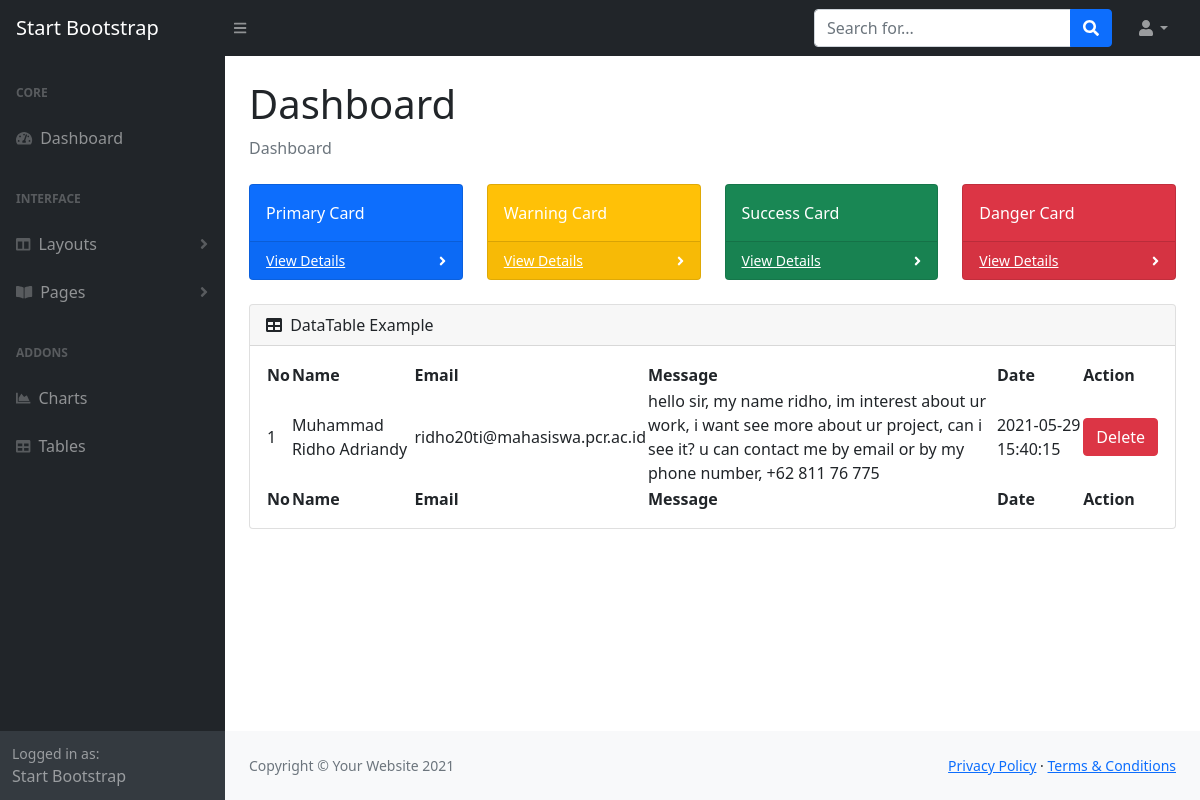
Screenshot of /view/admin.php with the database file from the repository.
### tables this page shows
CREATE TABLE `customer` (
  `id` int(11) NOT NULL,
  `name` varchar(100) NOT NULL,
  `email` varchar(100) NOT NULL,
  `message` text NOT NULL,
  `date` datetime NOT NULL
);

### model/database.php (called while the page is built, shortened)
<?php
    class database {
        var $con;
        function __construct(){
            $this->con = mysqli_connect('localhost','root','','onepage');
    }
    function tampil2() {
        $query = mysqli_query($this->con, "SELECT * FROM customer");
        while($d=mysqli_fetch_array($query)){
            $hasil[]=$d;
        }
        return $hasil;
    }
}
?>

### view/admin.php (the view, shortened to what this page needs)
<?php
    include "../model/database.php";
    $db = new database();
?>
<!DOCTYPE html>
<html lang="en">
<head>
    <link href="https://cdn.jsdelivr.net/npm/simple-datatables@latest/dist/style.css" rel="stylesheet" />
    <link href="css/styles.css" rel="stylesheet" />
    <link href="https://cdn.jsdelivr.net/npm/bootstrap@5.0.1/dist/css/bootstrap.min.css" rel="stylesheet">
</head>
<body class="sb-nav-fixed">
    <nav class="sb-topnav navbar navbar-expand navbar-dark bg-dark">
        <a class="navbar-brand ps-3" href="admin.php">Start Bootstrap</a>
        <button class="btn btn-link btn-sm order-1 order-lg-0 me-4 me-lg-0" id="sidebarToggle" href="#!"><i
                class="fas fa-bars"></i></button>
        <form class="d-none d-md-inline-block form-inline ms-auto me-0 me-md-3 my-2 my-md-0">
            <div class="input-group">
                <input class="form-control" type="text" placeholder="Search for..." aria-label="Search for..."
                    aria-describedby="btnNavbarSearch" />
                <button class="btn btn-primary" id="btnNavbarSearch" type="button"><i
                        class="fas fa-search"></i></button>
            </div>
        </form>
        <ul class="navbar-nav ms-auto ms-md-0 me-3 me-lg-4">
            <li class="nav-item dropdown">
                <a class="nav-link dropdown-toggle" id="navbarDropdown" href="#" role="button" data-bs-toggle="dropdown"
                    aria-expanded="false"><i class="fas fa-user fa-fw"></i></a>
            </li>
        </ul>
    </nav>
    <div id="layoutSidenav">
        <div id="layoutSidenav_nav">
            <nav class="sb-sidenav accordion sb-sidenav-dark" id="sidenavAccordion">
                <div class="sb-sidenav-menu">
                    <div class="nav">
                        <div class="sb-sidenav-menu-heading">Core</div>
                        <a class="nav-link" href="admin.php">
                            <div class="sb-nav-link-icon"><i class="fas fa-tachometer-alt"></i></div>
                            Dashboard
                        </a>
                        <div class="sb-sidenav-menu-heading">Interface</div>
                        <a class="nav-link collapsed" href="#" data-bs-toggle="collapse"
                            data-bs-target="#collapseLayouts" aria-expanded="false" aria-controls="collapseLayouts">
                            <div class="sb-nav-link-icon"><i class="fas fa-columns"></i></div>
                            Layouts
                            <div class="sb-sidenav-collapse-arrow"><i class="fas fa-angle-down"></i></div>
                        </a>
                        <a class="nav-link collapsed" href="#" data-bs-toggle="collapse" data-bs-target="#collapsePages"
                            aria-expanded="false" aria-controls="collapsePages">
                            <div class="sb-nav-link-icon"><i class="fas fa-book-open"></i></div>
                            Pages
                            <div class="sb-sidenav-collapse-arrow"><i class="fas fa-angle-down"></i></div>
                        </a>
                        <div class="sb-sidenav-menu-heading">Addons</div>
                        <a class="nav-link" href="charts.php">
                            <div class="sb-nav-link-icon"><i class="fas fa-chart-area"></i></div>
                            Charts
                        </a>
                        <a class="nav-link" href="tables.php">
                            <div class="sb-nav-link-icon"><i class="fas fa-table"></i></div>
                            Tables
                        </a>
                    </div>
                </div>
                <div class="sb-sidenav-footer">
                    <div class="small">Logged in as:</div>
                    Start Bootstrap
                </div>
            </nav>
        </div>
        <div id="layoutSidenav_content">
            <main>
                <div class="container-fluid px-4">
                    <h1 class="mt-4">Dashboard</h1>
                    <ol class="breadcrumb mb-4">
                        <li class="breadcrumb-item active">Dashboard</li>
                    </ol>
                    <div class="row">
                        <div class="col-xl-3 col-md-6">
                            <div class="card bg-primary text-white mb-4">
                                <div class="card-body">Primary Card</div>
                                <div class="card-footer d-flex align-items-center justify-content-between">
                                    <a class="small text-white stretched-link" href="#">View Details</a>
                                    <div class="small text-white"><i class="fas fa-angle-right"></i></div>
                                </div>
                            </div>
                        </div>
                        <div class="col-xl-3 col-md-6">
                            <div class="card bg-warning text-white mb-4">
                                <div class="card-body">Warning Card</div>
                                <div class="card-footer d-flex align-items-center justify-content-between">
                                    <a class="small text-white stretched-link" href="#">View Details</a>
                                    <div class="small text-white"><i class="fas fa-angle-right"></i></div>
                                </div>
                            </div>
                        </div>
                        <div class="col-xl-3 col-md-6">
                            <div class="card bg-success text-white mb-4">
                                <div class="card-body">Success Card</div>
                                <div class="card-footer d-flex align-items-center justify-content-between">
                                    <a class="small text-white stretched-link" href="#">View Details</a>
                                    <div class="small text-white"><i class="fas fa-angle-right"></i></div>
                                </div>
                            </div>
                        </div>
                        <div class="col-xl-3 col-md-6">
                            <div class="card bg-danger text-white mb-4">
                                <div class="card-body">Danger Card</div>
                                <div class="card-footer d-flex align-items-center justify-content-between">
                                    <a class="small text-white stretched-link" href="#">View Details</a>
                                    <div class="small text-white"><i class="fas fa-angle-right"></i></div>
                                </div>
                            </div>
                        </div>
                    </div>
                    <div class="card mb-4">
                        <div class="card-header">
                            <i class="fas fa-table me-1"></i>
                            DataTable Example
                        </div>
                        <div class="card-body">
                            <table id="datatablesSimple">
                                <thead>
                                    <tr>
                                        <th>No</th>
                                        <th>Name</th>
                                        <th>Email</th>
                                        <th>Message</th>
                                        <th>Date</th>
                                        <th>Action</th>
                                    </tr>
                                </thead>
                                <tfoot>
                                    <tr>
                                        <th>No</th>
                                        <th>Name</th>
                                        <th>Email</th>
                                        <th>Message</th>
                                        <th>Date</th>
                                        <th>Action</th>
                                    </tr>
                                </tfoot>
                                <tbody>
                                    <?php $i = 1; foreach($db->tampil2() as $h) {?>
                                    <tr>
                                        <td><?php echo $i;?></td>
                                        <td><?php echo $h['name'];?></td>
                                        <td><?php echo $h['email'];?></td>
                                        <td><?php echo $h['message'];?></td>
                                        <td><?php echo $h['date'];?></td>
                                        <td>
                                            <a class="btn btn-danger" href="../controller/proses.php?id=<?php echo $h['id']?>&aksi=hapus2" role="button">Delete</a>
                                        </td>
                                    </tr>
                                    <?php $i++; ?>
                                    <?php } ?>
                                </tbody>
                            </table>
                        </div>
                    </div>
                </div>
            </main>
            <footer class="py-4 bg-light mt-auto">
                <div class="container-fluid px-4">
                    <div class="d-flex align-items-center justify-content-between small">
                        <div class="text-muted">Copyright &copy; Your Website 2021</div>
                        <div>
                            <a href="#">Privacy Policy</a>
                            &middot;
                            <a href="#">Terms &amp; Conditions</a>
                        </div>
                    </div>
                </div>
            </footer>
        </div>
    </div>
</body>
</html>

### rows the page displays
customer: name "Muhammad Ridho Adriandy", email "ridho20ti@mahasiswa.pcr.ac.id", message "hello sir, my name ridho, im interest about ur work, i want see more about ur project, can i see it? u can contact me by email or by my phone number, +62 811 76 775", date "2021-05-29 15:40:15"
